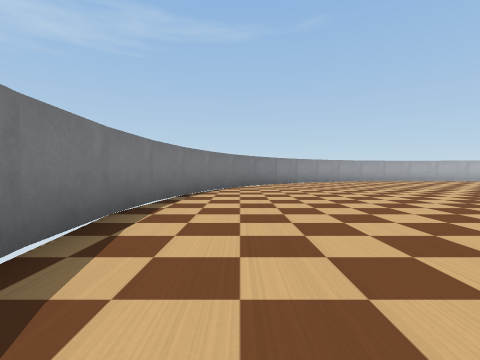
[1] (above)

14 first-person views from a walk through a Webots world. The camera is 0.05 m above the floor, tilts 2° down and sees 85° across. The floor is counted in squares, 0.1 m on a side. Each view is taken from the middle of a square. On the plan, view 1 faces up. The plan holds only what a view shows up to about 9 squares ahead; the rest is blank. The robots in the file are not drawn. Webots' stock objects and surfaces are drawn as simple stand-ins.

[2]
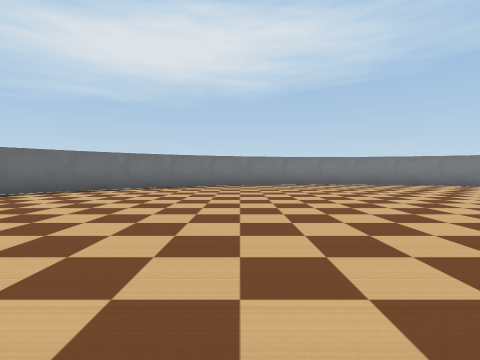

[3]
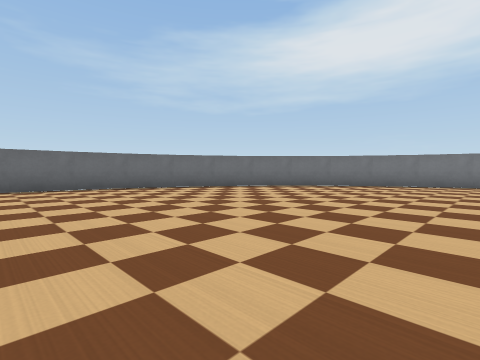

[4]
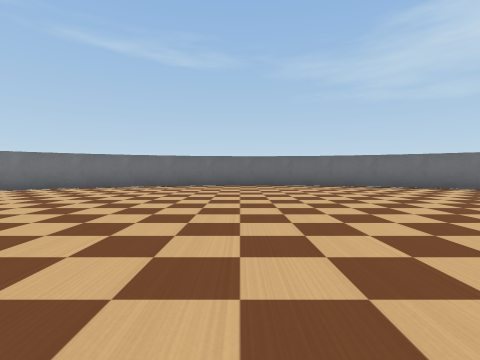

[5]
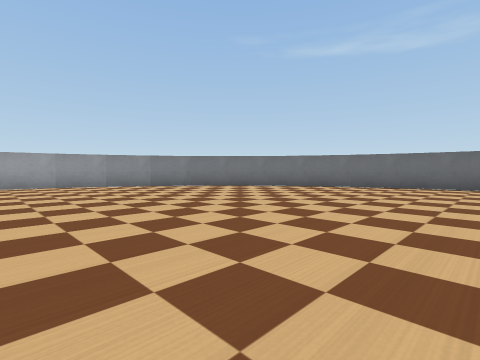

[6]
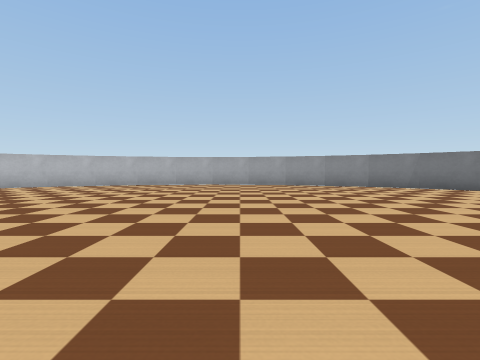

[7]
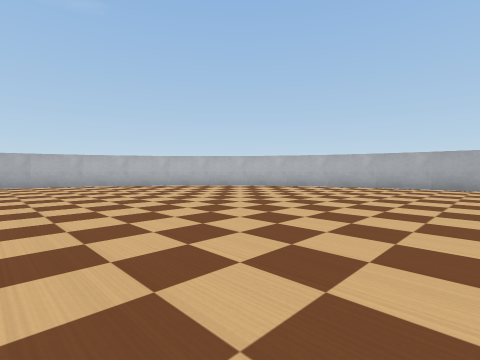

[8]
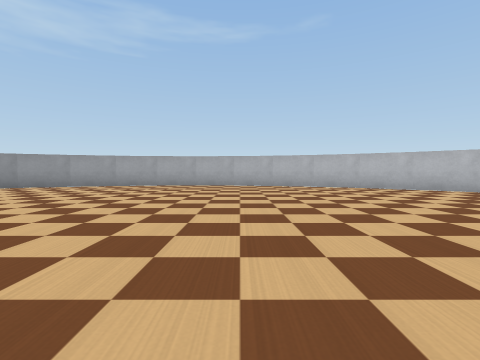

[9]
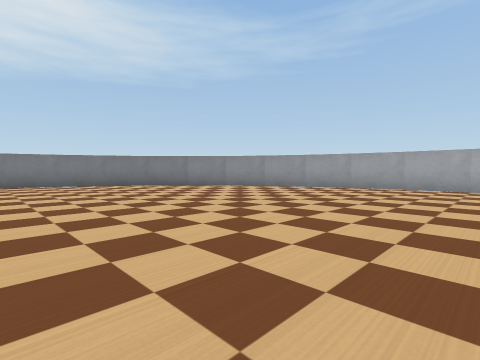

[10]
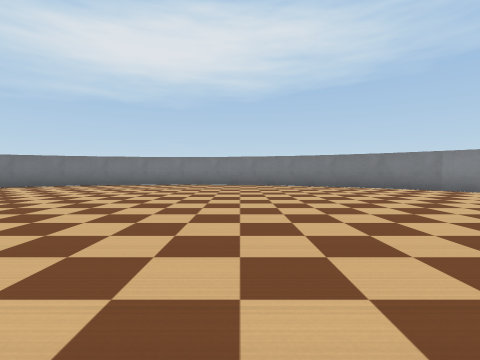

[11]
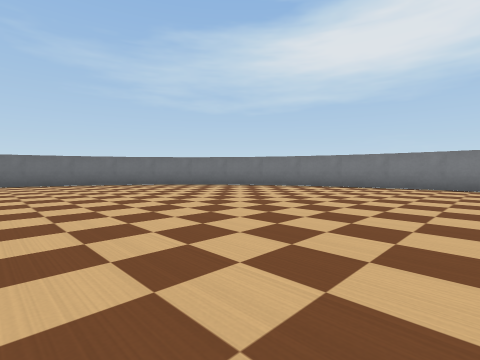

[12]
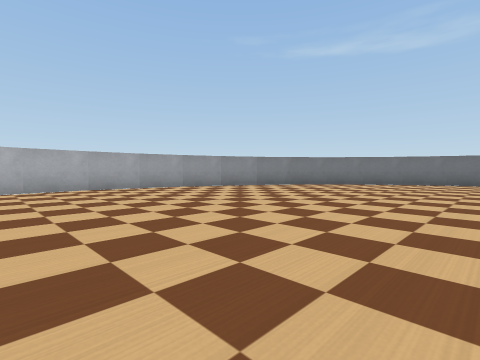

[13]
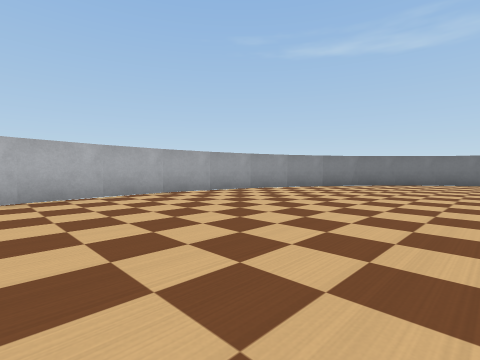

[14]
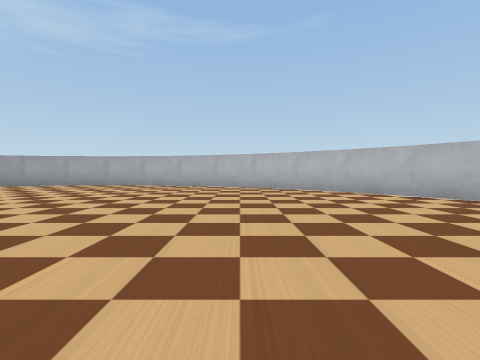

### Floor plan
Points are (right, up) in squares from view 1. A wall is a line through its corners. A room is listed if a view was taken in it or the views show most of it. See-through windows are left out.
Room 1 (views 1, 2, 3, 4, 5, 6, 7, 8, 9, 10, 11, 12, 13, 14)
walls: (-1.1, 5.6) (-1.4, 4.3) (-1.5, 3); (-1.4, 1.8) (-1.1, 0.3); (-0.7, -0.8) (-0.1, -2); (-1.5, 3.1) (-1.4, 1.6); (-1.2, 0.5) (-0.7, -0.9); (-0.7, 6.9) (-1.2, 5.6); (-0.2, -1.9) (0.6, -3.2); (-0.1, 8.1) (-0.8, 6.8); (0.6, 9.1) (-0.2, 8); (0.5, -3) (1.5, -4.1); (2.4, -4.9) (3.5, -5.7); (1.3, -4) (2.5, -5); (1.5, 10.2) (0.5, 9); (3.6, 11.7) (2.4, 10.9); (3.4, -5.6) (4.7, -6.3); (2.4, 11) (1.4, 10.1); (4.6, -6.2) (5.9, -6.7); (4.8, 12.3) (3.4, 11.6); (5.8, -6.6) (7.3, -6.9); (7.3, 12.9) (5.9, 12.7) (4.6, 12.2); (7.1, -6.9) (8.5, -7); (8.4, -7) (9.8, -6.9) (11.1, -6.7); (8.5, 13) (7.1, 12.9); (9.8, 12.9) (8.4, 13); (11.2, 12.6) (9.7, 12.9); (11, -6.7) (12.3, -6.2); (12.2, -6.3) (13.6, -5.6); (13.4, -5.7) (14.6, -4.9); (13.6, 11.6) (12.3, 12.2) (11, 12.7); (15.5, -4.1) (16.4, -3.1); (15.6, 10) (14.6, 10.9) (13.5, 11.7); (14.6, -5) (15.6, -4); (16.5, 9) (15.5, 10.2); (17.2, 7.9) (16.4, 9.2); (18.1, 0.4) (18.4, 1.7) (18.5, 3); (17.1, -2.1) (17.7, -0.8); (16.4, -3.2) (17.2, -1.9); (17.7, -0.9) (18.2, 0.5); (18.4, 4.2) (18.2, 5.6); (18.5, 2.9) (18.4, 4.4); (18.2, 5.5) (17.7, 6.8); (17.8, 6.8) (17.1, 8)

Where each view was taken, in squares from view 1:
view 1: 0 up, 0 right, facing up
view 2: 0 up, 8 right, facing left
view 3: 1 up, 9 right, facing down-left
view 4: 2 up, 9 right, facing down
view 5: 2 up, 9 right, facing down-right
view 6: 2 up, 9 right, facing right
view 7: 3 up, 10 right, facing up-right
view 8: 4 up, 10 right, facing up
view 9: 5 up, 9 right, facing up-left
view 10: 5 up, 8 right, facing left
view 11: 4 up, 7 right, facing down-left
view 12: 5 up, 11 right, facing down-right
view 13: 6 up, 13 right, facing down-right
view 14: 4 up, 13 right, facing up
